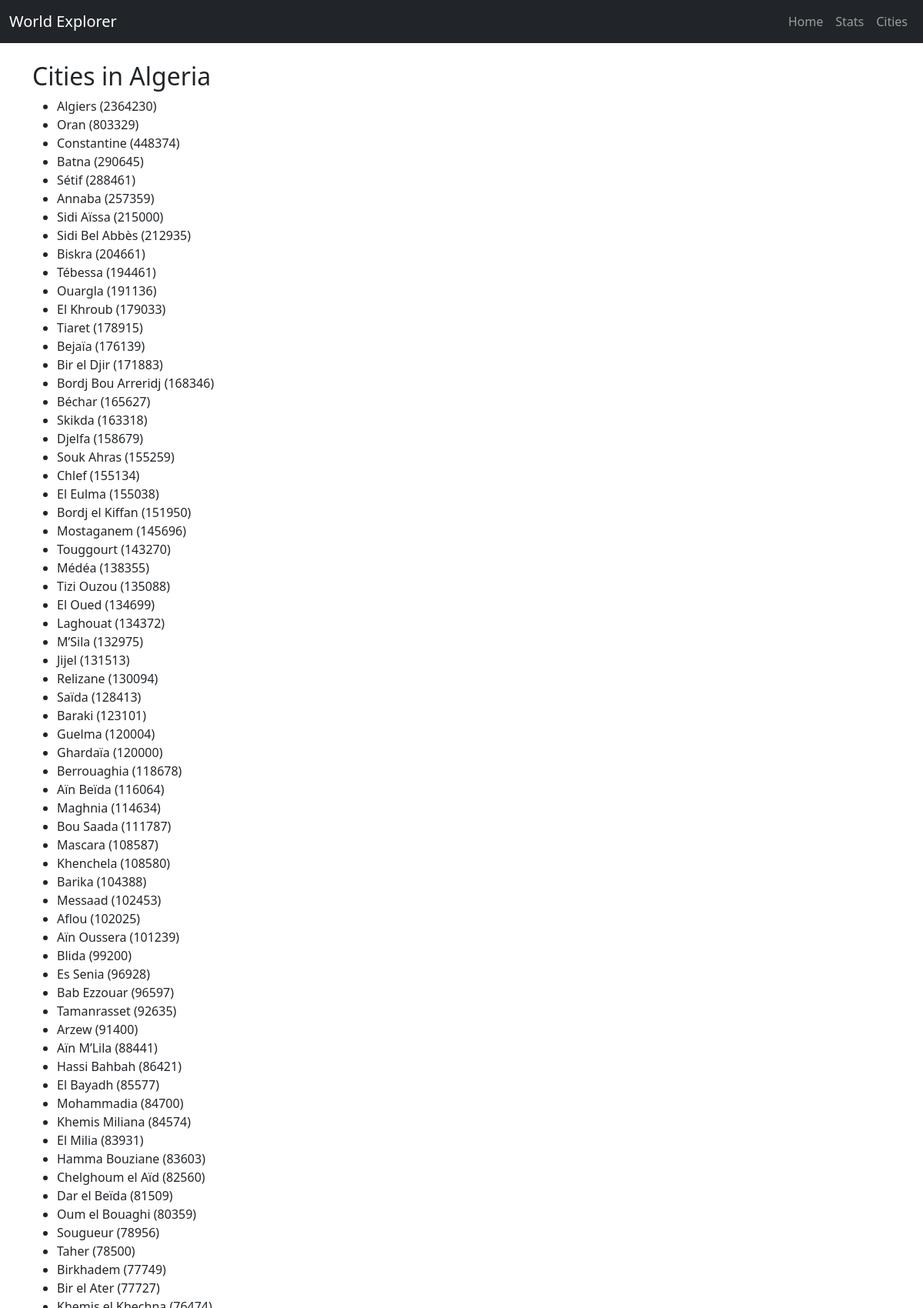
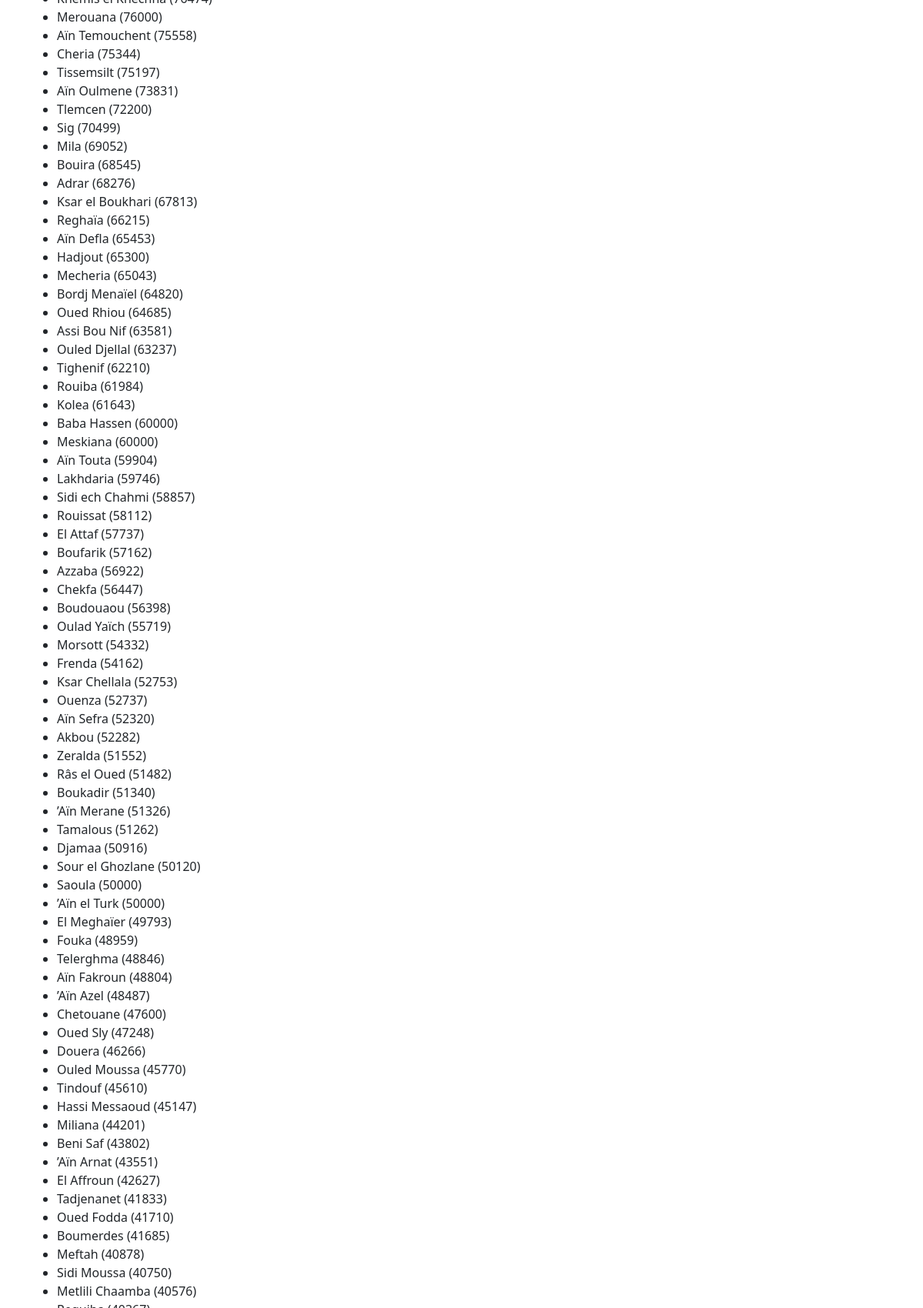
/country/67 (upper part), run on the app's committed database (2 pictures, top to bottom).
### app/models.py (models this page shows)
class Country(db.Model):
    id = db.Column(db.Integer, primary_key=True)
    name = db.Column(db.String(100), unique=True, nullable=False)
    cities = db.relationship('City', backref='country', lazy=True)

class City(db.Model):
    id = db.Column(db.Integer, primary_key=True)
    name = db.Column(db.String(100), nullable=False)
    population = db.Column(db.Integer)
    country_id = db.Column(db.Integer, db.ForeignKey('country.id'), nullable=False)

### app/routes.py (the view)
@main.route('/country/<int:country_id>')
def country_detail(country_id):
    country = Country.query.get_or_404(country_id)
    return render_template('country.html', country=country)

### app/templates/country.html (shortened to what this page needs)
{% extends "base.html" %}
{% block content %}
<h2>Cities in {{ country.name }}</h2>
<ul>
    {% for city in country.cities %}
        <li>{{ city.name }}{% if city.population %} ({{ city.population }}){% endif %}</li>
    {% endfor %}
</ul>
{% endblock %}

### data on the page
Country: name "Algeria"
City: name "Algiers", population "2364230"
City: name "Oran", population "803329"
City: name "Constantine", population "448374"
City: name "Batna", population "290645"
City: name "Sétif", population "288461"
City: name "Annaba", population "257359"
City: name "Sidi Aïssa", population "215000"
City: name "Sidi Bel Abbès", population "212935"
City: name "Biskra", population "204661"
City: name "Tébessa", population "194461"
City: name "Ouargla", population "191136"
City: name "El Khroub", population "179033"
City: name "Tiaret", population "178915"
City: name "Bejaïa", population "176139"
City: name "Bir el Djir", population "171883"
City: name "Bordj Bou Arreridj", population "168346"
City: name "Béchar", population "165627"
City: name "Skikda", population "163318"

### other printed values
{{ city.name }} "Djelfa" "Souk Ahras" "Chlef" "El Eulma" "Bordj el Kiffan" "Mostaganem" "Touggourt" "Médéa" "Tizi Ouzou" "El Oued" "Laghouat" "M’Sila" "Jijel" "Relizane" "Saïda" "Baraki" "Guelma" "Ghardaïa" "Berrouaghia" "Aïn Beïda" "Maghnia" "Bou Saada" "Mascara" "Khenchela" "Barika" "Messaad" "Aflou" "Aïn Oussera" "Blida" "Es Senia" "Bab Ezzouar" "Tamanrasset" "Arzew" "Aïn M’Lila" "Hassi Bahbah" "El Bayadh" "Mohammadia" "Khemis Miliana" "El Milia" "Hamma Bouziane" "Chelghoum el Aïd" "Dar el Beïda" "Oum el Bouaghi" "Sougueur" "Taher" "Birkhadem" "Bir el Ater" "Khemis el Khechna" "Merouana" "Aïn Temouchent" "Cheria" "Tissemsilt" "Aïn Oulmene" "Tlemcen" "Sig" "Mila" "Bouira" "Adrar" "Ksar el Boukhari" "Reghaïa" "Aïn Defla" "Hadjout" "Mecheria" "Bordj Menaïel" "Oued Rhiou" "Assi Bou Nif" "Ouled Djellal" "Tighenif" "Rouiba" "Kolea" "Baba Hassen" "Meskiana" "Aïn Touta" "Lakhdaria" "Sidi ech Chahmi" "Rouissat" "El Attaf" "Boufarik" "Azzaba" "Chekfa" "Boudouaou" "Oulad Yaïch" "Morsott" "Frenda" "Ksar Chellala" "Ouenza" "Aïn Sefra" "Akbou" "Zeralda" "Râs el Oued" "Boukadir" "’Aïn Merane" "Tamalous" "Djamaa" "Sour el Ghozlane" "Saoula" "’Aïn el Turk" "El Meghaïer" "Fouka" "Telerghma" "Aïn Fakroun" "’Aïn Azel" "Chetouane" "Oued Sly" "Douera" "Ouled Moussa" "Tindouf" "Hassi Messaoud" "Miliana" "Beni Saf" "’Aïn Arnat" "El Affroun" "Tadjenanet" "Oued Fodda" "Boumerdes" "Meftah" "Sidi Moussa" "Metlili Chaamba"
{{ city.population }} "158679" "155259" "155134" "155038" "151950" "145696" "143270" "138355" "135088" "134699" "134372" "132975" "131513" "130094" "128413" "123101" "120004" "120000" "118678" "116064" "114634" "111787" "108587" "108580" "104388" "102453" "102025" "101239" "99200" "96928" "96597" "92635" "91400" "88441" "86421" "85577" "84700" "84574" "83931" "83603" "82560" "81509" "80359" "78956" "78500" "77749" "77727" "76474" "76000" "75558" "75344" "75197" "73831" "72200" "70499" "69052" "68545" "68276" "67813" "66215" "65453" "65300" "65043" "64820" "64685" "63581" "63237" "62210" "61984" "61643" "60000" "60000" "59904" "59746" "58857" "58112" "57737" "57162" "56922" "56447" "56398" "55719" "54332" "54162" "52753" "52737" "52320" "52282" "51552" "51482" "51340" "51326" "51262" "50916" "50120" "50000" "50000" "49793" "48959" "48846" "48804" "48487" "47600" "47248" "46266" "45770" "45610" "45147" "44201" "43802" "43551" "42627" "41833" "41710" "41685" "40878" "40750" "40576"
